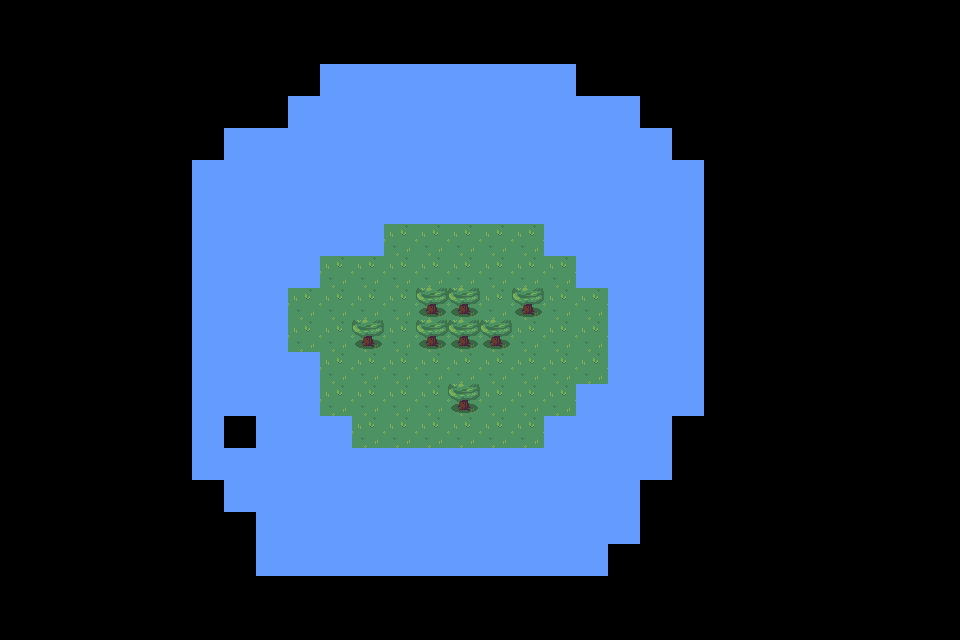

A 2D game scene composited from a Tiled map and its tileset images. What follows is a short description and the map's XML, with every tile layer's data as written:
An orthogonal 30x20 tile map with 32x32 px tiles, 2 tile layers (Calque de Tuiles 1, Calque de Tuiles 2).

<map version="1.10" tiledversion="1.11.0" orientation="orthogonal" renderorder="right-down" width="30" height="20" tilewidth="32" tileheight="32" infinite="0" nextlayerid="3" nextobjectid="1">
 <tileset firstgid="1" source="RPG Nature Tileset.tsx" />
 <layer id="1" name="Calque de Tuiles 1" width="30" height="20">
  <data encoding="csv">
0,0,0,0,0,0,0,0,0,0,0,0,0,0,0,0,0,0,0,0,0,0,0,0,0,0,0,0,0,0,
0,0,0,0,0,0,0,0,0,0,0,0,0,0,0,0,0,0,0,0,0,0,0,0,0,0,0,0,0,0,
0,0,0,0,0,0,0,0,0,0,152,152,152,152,152,152,152,152,0,0,0,0,0,0,0,0,0,0,0,0,
0,0,0,0,0,0,0,0,0,152,152,152,152,152,152,152,152,152,152,152,0,0,0,0,0,0,0,0,0,0,
0,0,0,0,0,0,0,152,152,152,152,152,152,152,152,152,152,152,152,152,152,0,0,0,0,0,0,0,0,0,
0,0,0,0,0,0,152,152,152,152,152,152,152,152,152,152,152,152,152,152,152,152,0,0,0,0,0,0,0,0,
0,0,0,0,0,0,152,152,152,152,152,152,152,152,152,152,152,152,152,152,152,152,0,0,0,0,0,0,0,0,
0,0,0,0,0,0,152,152,152,152,152,152,82,82,82,82,82,152,152,152,152,152,0,0,0,0,0,0,0,0,
0,0,0,0,0,0,152,152,152,152,82,82,82,82,82,82,82,82,152,152,152,152,0,0,0,0,0,0,0,0,
0,0,0,0,0,0,152,152,152,82,82,82,82,82,82,82,82,82,82,152,152,152,0,0,0,0,0,0,0,0,
0,0,0,0,0,0,152,152,152,82,82,82,82,82,82,82,82,82,82,152,152,152,0,0,0,0,0,0,0,0,
0,0,0,0,0,0,152,152,152,152,82,82,82,82,82,82,82,82,82,152,152,152,0,0,0,0,0,0,0,0,
0,0,0,0,0,0,152,152,152,152,82,82,82,82,82,82,82,82,152,152,152,152,0,0,0,0,0,0,0,0,
0,0,0,0,0,0,152,0,152,152,152,82,82,82,82,82,82,152,152,152,152,0,0,0,0,0,0,0,0,0,
0,0,0,0,0,0,152,152,152,152,152,152,152,152,152,152,152,152,152,152,152,0,0,0,0,0,0,0,0,0,
0,0,0,0,0,0,0,152,152,152,152,152,152,152,152,152,152,152,152,152,0,0,0,0,0,0,0,0,0,0,
0,0,0,0,0,0,0,0,152,152,152,152,152,152,152,152,152,152,152,152,0,0,0,0,0,0,0,0,0,0,
0,0,0,0,0,0,0,0,152,152,152,152,152,152,152,152,152,152,152,0,0,0,0,0,0,0,0,0,0,0,
0,0,0,0,0,0,0,0,0,0,0,0,0,0,0,0,0,0,0,0,0,0,0,0,0,0,0,0,0,0,
0,0,0,0,0,0,0,0,0,0,0,0,0,0,0,0,0,0,0,0,0,0,0,0,0,0,0,0,0,0
</data>
 </layer>
 <layer id="2" name="Calque de Tuiles 2" width="30" height="20">
  <data encoding="csv">
0,0,0,0,0,0,0,0,0,0,0,0,0,0,0,0,0,0,0,0,0,0,0,0,0,0,0,0,0,0,
0,0,0,0,0,0,0,0,0,0,0,0,0,0,0,0,0,0,0,0,0,0,0,0,0,0,0,0,0,0,
0,0,0,0,0,0,0,0,0,0,0,0,0,0,0,0,0,0,0,0,0,0,0,0,0,0,0,0,0,0,
0,0,0,0,0,0,0,0,0,0,0,0,0,0,0,0,0,0,0,0,0,0,0,0,0,0,0,0,0,0,
0,0,0,0,0,0,0,0,0,0,0,0,0,0,0,0,0,0,0,0,0,0,0,0,0,0,0,0,0,0,
0,0,0,0,0,0,0,0,0,0,0,0,0,0,0,0,0,0,0,0,0,0,0,0,0,0,0,0,0,0,
0,0,0,0,0,0,0,0,0,0,0,0,0,0,0,0,0,0,0,0,0,0,0,0,0,0,0,0,0,0,
0,0,0,0,0,0,0,0,0,0,0,0,0,0,0,0,0,0,0,0,0,0,0,0,0,0,0,0,0,0,
0,0,0,0,0,0,0,0,0,0,0,0,0,0,0,0,0,0,0,0,0,0,0,0,0,0,0,0,0,0,
0,0,0,0,0,0,0,0,0,0,0,0,0,21,21,0,21,0,0,0,0,0,0,0,0,0,0,0,0,0,
0,0,0,0,0,0,0,0,0,0,0,21,0,21,21,21,0,0,0,0,0,0,0,0,0,0,0,0,0,0,
0,0,0,0,0,0,0,0,0,0,0,0,0,0,0,0,0,0,0,0,0,0,0,0,0,0,0,0,0,0,
0,0,0,0,0,0,0,0,0,0,0,0,0,0,21,0,0,0,0,0,0,0,0,0,0,0,0,0,0,0,
0,0,0,0,0,0,0,0,0,0,0,0,0,0,0,0,0,0,0,0,0,0,0,0,0,0,0,0,0,0,
0,0,0,0,0,0,0,0,0,0,0,0,0,0,0,0,0,0,0,0,0,0,0,0,0,0,0,0,0,0,
0,0,0,0,0,0,0,0,0,0,0,0,0,0,0,0,0,0,0,0,0,0,0,0,0,0,0,0,0,0,
0,0,0,0,0,0,0,0,0,0,0,0,0,0,0,0,0,0,0,0,0,0,0,0,0,0,0,0,0,0,
0,0,0,0,0,0,0,0,0,0,0,0,0,0,0,0,0,0,0,0,0,0,0,0,0,0,0,0,0,0,
0,0,0,0,0,0,0,0,0,0,0,0,0,0,0,0,0,0,0,0,0,0,0,0,0,0,0,0,0,0,
0,0,0,0,0,0,0,0,0,0,0,0,0,0,0,0,0,0,0,0,0,0,0,0,0,0,0,0,0,0
</data>
 </layer>
</map>
